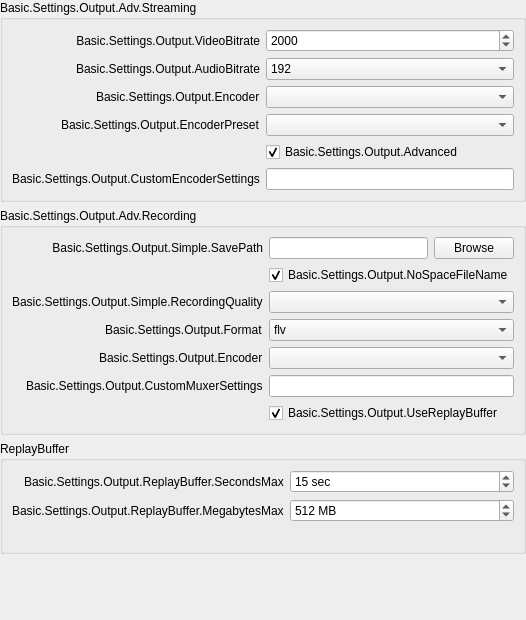
               <widget class="QWidget" name="easyOutputsPage">
                <layout class="QVBoxLayout" name="verticalLayout_3">
                 <property name="leftMargin">
                  <number>0</number>
                 </property>
                 <property name="topMargin">
                  <number>0</number>
                 </property>
                 <property name="rightMargin">
                  <number>0</number>
                 </property>
                 <property name="bottomMargin">
                  <number>0</number>
                 </property>
                 <item>
                  <widget class="QGroupBox" name="simpleStreamingGroupBox">
                   <property name="sizePolicy">
                    <sizepolicy hsizetype="Preferred" vsizetype="Maximum">
                     <horstretch>0</horstretch>
                     <verstretch>0</verstretch>
                    </sizepolicy>
                   </property>
                   <property name="title">
                    <string>Basic.Settings.Output.Adv.Streaming</string>
                   </property>
                   <layout class="QFormLayout" name="simpleStreamingLayout">
                    <property name="fieldGrowthPolicy">
                     <enum>QFormLayout::AllNonFixedFieldsGrow</enum>
                    </property>
                    <property name="labelAlignment">
                     <set>Qt::AlignRight|Qt::AlignTrailing|Qt::AlignVCenter</set>
                    </property>
                    <item row="0" column="0">
                     <widget class="QLabel" name="label_19">
                      <property name="minimumSize">
                       <size>
                        <width>170</width>
                        <height>0</height>
                       </size>
                      </property>
                      <property name="text">
                       <string>Basic.Settings.Output.VideoBitrate</string>
                      </property>
                      <property name="alignment">
                       <set>Qt::AlignRight|Qt::AlignTrailing|Qt::AlignVCenter</set>
                      </property>
                      <property name="buddy">
                       <cstring>simpleOutputVBitrate</cstring>
                      </property>
                     </widget>
                    </item>
                    <item row="0" column="1">
                     <widget class="QSpinBox" name="simpleOutputVBitrate">
                      <property name="minimum">
                       <number>200</number>
                      </property>
                      <property name="maximum">
                       <number>1000000</number>
                      </property>
                      <property name="value">
                       <number>2000</number>
                      </property>
                     </widget>
                    </item>
                    <item row="1" column="0">
                     <widget class="QLabel" name="label_20">
                      <property name="text">
                       <string>Basic.Settings.Output.AudioBitrate</string>
                      </property>
                      <property name="buddy">
                       <cstring>simpleOutputABitrate</cstring>
                      </property>
                     </widget>
                    </item>
                    <item row="1" column="1">
                     <widget class="QComboBox" name="simpleOutputABitrate">
                      <property name="currentIndex">
                       <number>8</number>
                      </property>
                      <item>
                       <property name="text">
                        <string>32</string>
                       </property>
                      </item>
                      <item>
                       <property name="text">
                        <string>48</string>
                       </property>
                      </item>
                      <item>
                       <property name="text">
                        <string>64</string>
                       </property>
                      </item>
                      <item>
                       <property name="text">
                        <string>80</string>
                       </property>
                      </item>
                      <item>
                       <property name="text">
                        <string>96</string>
                       </property>
                      </item>
                      <item>
                       <property name="text">
                        <string>112</string>
                       </property>
                      </item>
                      <item>
                       <property name="text">
                        <string>128</string>
                       </property>
                      </item>
                      <item>
                       <property name="text">
                        <string>160</string>
                       </property>
                      </item>
                      <item>
                       <property name="text">
                        <string>192</string>
                       </property>
                      </item>
                      <item>
                       <property name="text">
                        <string>256</string>
                       </property>
                      </item>
                      <item>
                       <property name="text">
                        <string>320</string>
                       </property>
                      </item>
                     </widget>
                    </item>
                    <item row="2" column="0">
                     <widget class="QLabel" name="simpleOutStrEncoderLabel">
                      <property name="text">
                       <string>Basic.Settings.Output.Encoder</string>
                      </property>
                      <property name="buddy">
                       <cstring>simpleOutRecEncoder</cstring>
                      </property>
                     </widget>
                    </item>
                    <item row="2" column="1">
                     <widget class="QComboBox" name="simpleOutStrEncoder"/>
                    </item>
                    <item row="3" column="0">
                     <widget class="QLabel" name="label_24">
                      <property name="enabled">
                       <bool>true</bool>
                      </property>
                      <property name="text">
                       <string>Basic.Settings.Output.EncoderPreset</string>
                      </property>
                      <property name="buddy">
                       <cstring>simpleOutPreset</cstring>
                      </property>
                     </widget>
                    </item>
                    <item row="3" column="1">
                     <widget class="QComboBox" name="simpleOutPreset"/>
                    </item>
                    <item row="4" column="1">
                     <widget class="QCheckBox" name="simpleOutAdvanced">
                      <property name="text">
                       <string>Basic.Settings.Output.Advanced</string>
                      </property>
                      <property name="checked">
                       <bool>true</bool>
                      </property>
                     </widget>
                    </item>
                    <item row="5" column="0">
                     <widget class="QLabel" name="label_23">
                      <property name="text">
                       <string>Basic.Settings.Output.CustomEncoderSettings</string>
                      </property>
                      <property name="buddy">
                       <cstring>simpleOutCustom</cstring>
                      </property>
                     </widget>
                    </item>
                    <item row="5" column="1">
                     <widget class="QLineEdit" name="simpleOutCustom"/>
                    </item>
                   </layout>
                  </widget>
                 </item>
                 <item>
                  <widget class="QGroupBox" name="simpleRecordingGroupBox">
                   <property name="sizePolicy">
                    <sizepolicy hsizetype="Preferred" vsizetype="Maximum">
                     <horstretch>0</horstretch>
                     <verstretch>0</verstretch>
                    </sizepolicy>
                   </property>
                   <property name="title">
                    <string>Basic.Settings.Output.Adv.Recording</string>
                   </property>
                   <layout class="QFormLayout" name="formLayout_6">
                    <property name="fieldGrowthPolicy">
                     <enum>QFormLayout::AllNonFixedFieldsGrow</enum>
                    </property>
                    <property name="labelAlignment">
                     <set>Qt::AlignRight|Qt::AlignTrailing|Qt::AlignVCenter</set>
                    </property>
                    <item row="0" column="0">
                     <widget class="QLabel" name="label_18">
                      <property name="minimumSize">
                       <size>
                        <width>170</width>
                        <height>0</height>
                       </size>
                      </property>
                      <property name="text">
                       <string>Basic.Settings.Output.Simple.SavePath</string>
                      </property>
                      <property name="alignment">
                       <set>Qt::AlignRight|Qt::AlignTrailing|Qt::AlignVCenter</set>
                      </property>
                      <property name="buddy">
                       <cstring>simpleOutputPath</cstring>
                      </property>
                     </widget>
                    </item>
                    <item row="0" column="1">
                     <layout class="QHBoxLayout" name="horizontalLayout_5">
                      <item>
                       <widget class="QLineEdit" name="simpleOutputPath">
                        <property name="enabled">
                         <bool>true</bool>
                        </property>
                       </widget>
                      </item>
                      <item>
                       <widget class="QPushButton" name="simpleOutputBrowse">
                        <property name="enabled">
                         <bool>true</bool>
                        </property>
                        <property name="text">
                         <string>Browse</string>
                        </property>
                       </widget>
                      </item>
                     </layout>
                    </item>
                    <item row="1" column="1">
                     <widget class="QCheckBox" name="simpleNoSpace">
                      <property name="text">
                       <string>Basic.Settings.Output.NoSpaceFileName</string>
                      </property>
                      <property name="checked">
                       <bool>true</bool>
                      </property>
                     </widget>
                    </item>
                    <item row="2" column="0">
                     <widget class="QLabel" name="label_26">
                      <property name="text">
                       <string>Basic.Settings.Output.Simple.RecordingQuality</string>
                      </property>
                      <property name="buddy">
                       <cstring>simpleOutRecQuality</cstring>
                      </property>
                     </widget>
                    </item>
                    <item row="2" column="1">
                     <widget class="QComboBox" name="simpleOutRecQuality"/>
                    </item>
                    <item row="3" column="0">
                     <widget class="QLabel" name="simpleOutRecFormatLabel">
                      <property name="text">
                       <string>Basic.Settings.Output.Format</string>
                      </property>
                      <property name="buddy">
                       <cstring>simpleOutRecFormat</cstring>
                      </property>
                     </widget>
                    </item>
                    <item row="3" column="1">
                     <widget class="QComboBox" name="simpleOutRecFormat">
                      <item>
                       <property name="text">
                        <string notr="true">flv</string>
                       </property>
                      </item>
                      <item>
                       <property name="text">
                        <string notr="true">mp4</string>
                       </property>
                      </item>
                      <item>
                       <property name="text">
                        <string notr="true">mov</string>
                       </property>
                      </item>
                      <item>
                       <property name="text">
                        <string notr="true">mkv</string>
                       </property>
                      </item>
                      <item>
                       <property name="text">
                        <string notr="true">ts</string>
                       </property>
                      </item>
                     </widget>
                    </item>
                    <item row="4" column="0">
                     <widget class="QLabel" name="simpleOutRecEncoderLabel">
                      <property name="text">
                       <string>Basic.Settings.Output.Encoder</string>
                      </property>
                      <property name="buddy">
                       <cstring>simpleOutRecEncoder</cstring>
                      </property>
                     </widget>
                    </item>
                    <item row="4" column="1">
                     <widget class="QComboBox" name="simpleOutRecEncoder"/>
                    </item>
                    <item row="5" column="0">
                     <widget class="QLabel" name="label_420">
                      <property name="text">
                       <string>Basic.Settings.Output.CustomMuxerSettings</string>
                      </property>
                      <property name="buddy">
                       <cstring>simpleOutMuxCustom</cstring>
                      </property>
                     </widget>
                    </item>
                    <item row="5" column="1">
                     <widget class="QLineEdit" name="simpleOutMuxCustom"/>
                    </item>
                    <item row="6" column="1">
                     <widget class="QCheckBox" name="simpleReplayBuf">
                      <property name="text">
                       <string>Basic.Settings.Output.UseReplayBuffer</string>
                      </property>
                      <property name="checked">
                       <bool>true</bool>
                      </property>
                     </widget>
                    </item>
                   </layout>
                  </widget>
                 </item>
                 <item>
                  <widget class="QGroupBox" name="replayBufferGroupBox">
                   <property name="title">
                    <string>ReplayBuffer</string>
                   </property>
                   <layout class="QFormLayout" name="formLayout_24">
                    <property name="fieldGrowthPolicy">
                     <enum>QFormLayout::AllNonFixedFieldsGrow</enum>
                    </property>
                    <property name="labelAlignment">
                     <set>Qt::AlignRight|Qt::AlignTrailing|Qt::AlignVCenter</set>
                    </property>
                    <item row="0" column="0">
                     <widget class="QLabel" name="label_35">
                      <property name="text">
                       <string>Basic.Settings.Output.ReplayBuffer.SecondsMax</string>
                      </property>
                     </widget>
                    </item>
                    <item row="0" column="1">
                     <widget class="QSpinBox" name="simpleRBSecMax">
                      <property name="suffix">
                       <string notr="true"> sec</string>
                      </property>
                      <property name="minimum">
                       <number>5</number>
                      </property>
                      <property name="maximum">
                       <number>21600</number>
                      </property>
                      <property name="value">
                       <number>15</number>
                      </property>
                     </widget>
                    </item>
                    <item row="1" column="0">
                     <widget class="QLabel" name="simpleRBMegsMaxLabel">
                      <property name="text">
                       <string>Basic.Settings.Output.ReplayBuffer.MegabytesMax</string>
                      </property>
                     </widget>
                    </item>
                    <item row="1" column="1">
                     <widget class="QSpinBox" name="simpleRBMegsMax">
                      <property name="suffix">
                       <string notr="true"> MB</string>
                      </property>
                      <property name="minimum">
                       <number>20</number>
                      </property>
                      <property name="maximum">
                       <number>8192</number>
                      </property>
                      <property name="value">
                       <number>512</number>
                      </property>
                     </widget>
                    </item>
                    <item row="2" column="1">
                     <widget class="QLabel" name="simpleRBEstimate">
                      <property name="text">
                       <string notr="true"/>
                      </property>
                     </widget>
                    </item>
                   </layout>
                  </widget>
                 </item>
                 <item>
                  <layout class="QVBoxLayout" name="simpleOutInfoLayout">
                   <property name="leftMargin">
                    <number>10</number>
                   </property>
                   <property name="topMargin">
                    <number>10</number>
                   </property>
                   <property name="rightMargin">
                    <number>10</number>
                   </property>
                   <property name="bottomMargin">
                    <number>10</number>
                   </property>
                  </layout>
                 </item>
                 <item>
                  <spacer name="verticalSpacer_2">
                   <property name="orientation">
                    <enum>Qt::Vertical</enum>
                   </property>
                   <property name="sizeHint" stdset="0">
                    <size>
                     <width>20</width>
                     <height>40</height>
                    </size>
                   </property>
                  </spacer>
                 </item>
                 <item>
                  <widget class="QFrame" name="simpleOutputContainer">
                   <layout class="QVBoxLayout" name="verticalLayout_4">
                    <property name="leftMargin">
                     <number>0</number>
                    </property>
                    <property name="topMargin">
                     <number>0</number>
                    </property>
                    <property name="rightMargin">
                     <number>0</number>
                    </property>
                    <property name="bottomMargin">
                     <number>0</number>
                    </property>
                   </layout>
                  </widget>
                 </item>
                </layout>
               </widget>
